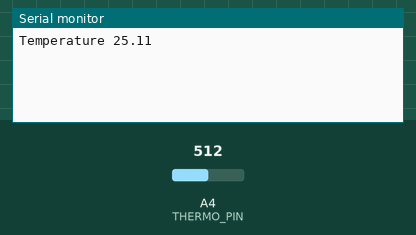
Bench run of a sketch on a simulated Arduino Uno, built with avr-gcc and run on an emulated ATmega328P. On the bench: the last lines printed to the serial monitor. The inputs (shaded band) are chosen by the test bench; at power-on: A4 (THERMO_PIN) = 512.

Above: at 1.2 s.
1.3 s: A4 (THERMO_PIN) set to 716
At 1.3 s:
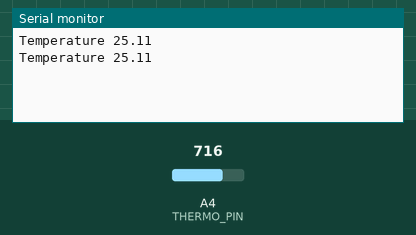
2.8 s: A4 (THERMO_PIN) set to 900
At 4.3 s:
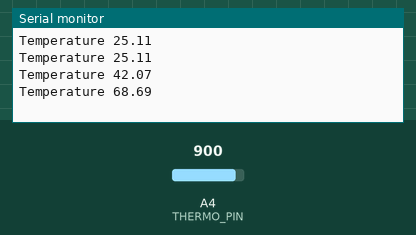
Timing chart, 0 to 5.8 s (numbered marks = the images above; inputs shaded):
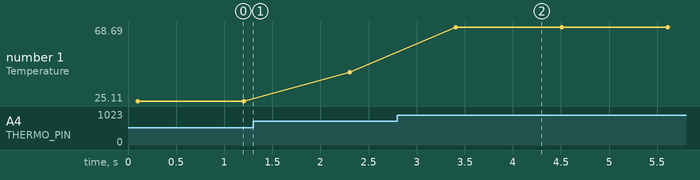

Measured:
- after the input at 2.8 s, the serial monitor: prints a new line after 0.61 s (image 2)
- plotted number 1: 25.11 → 42.07 after the input at 1.3 s, 42.07 → 68.69 after the input at 2.8 s

The sketch:

lesson_03_thermo_control.ino
```cpp
#define THERMO_PIN A4
#define U_SOURCE  5.0
#define R         100000
#define R0        110000

#define TERM_DIFF 273.15
#define T0        25 + TERM_DIFF
#define B         3950

#define SAMPLES   5.0

void setup() {
  Serial.begin(9600);
}

float adc_signal = 0.0;
int   adc_sum = 0;
float adc_to_volt = 0.0;
float tr = 0.0;
float k_temperature = 0;
float c_temperature = 0;

void loop() {
  adc_sum = 0;
  for (int i = 0; i < SAMPLES; i++) {
    adc_sum += analogRead(THERMO_PIN);
    delay(20);
  }

  adc_signal = adc_sum / SAMPLES;

  adc_to_volt = U_SOURCE / 1023 * adc_signal;

  tr = R * (1023.0 / adc_signal - 1);

  k_temperature = T0 * B / (B + T0*log(tr/R0));
  c_temperature = k_temperature - TERM_DIFF;

  Serial.print("Temperature ");
  Serial.println(c_temperature);

  delay(1000);
}
```
